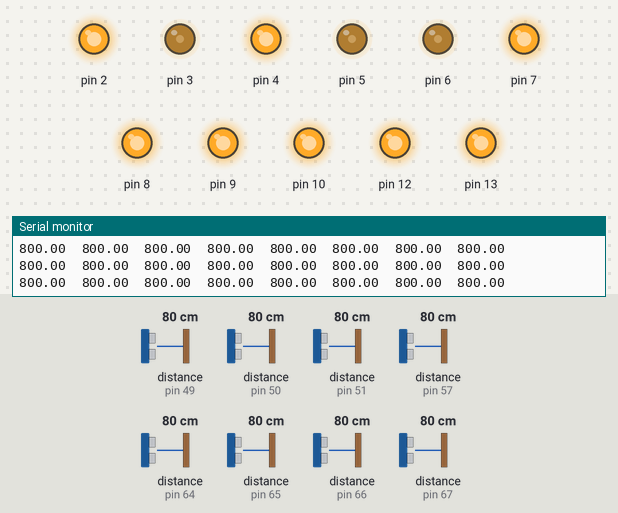
This sketch was run on a simulated Arduino Uno, built with avr-gcc and run on an emulated ATmega328P. On the bench: output pins drawn as LEDs (lit = HIGH), the last lines printed to the serial monitor. Inputs (shaded band) come from the test bench; at power-on: distance to the obstacle (sensors on pin 49, pin 51, pin 67, pin 50, pin 57, pin 65, pin 64, pin 66) 80 cm. Pins used as bus, display or sensor lines are not drawn.

Above: at 1.2 s.
1.3 s: distance to the obstacle (sensor on pin 49) set to 2 cm
4.3 s: distance to the obstacle (sensor on pin 51) set to 18 cm
At 7.2 s:
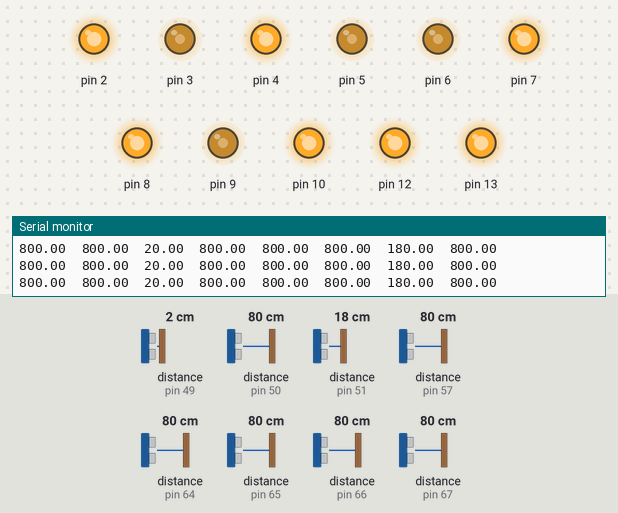
7.3 s: distance to the obstacle (sensor on pin 67) set to 250 cm
10.3 s: distance to the obstacle (sensor on pin 50) set to 2 cm
At 10.65 s:
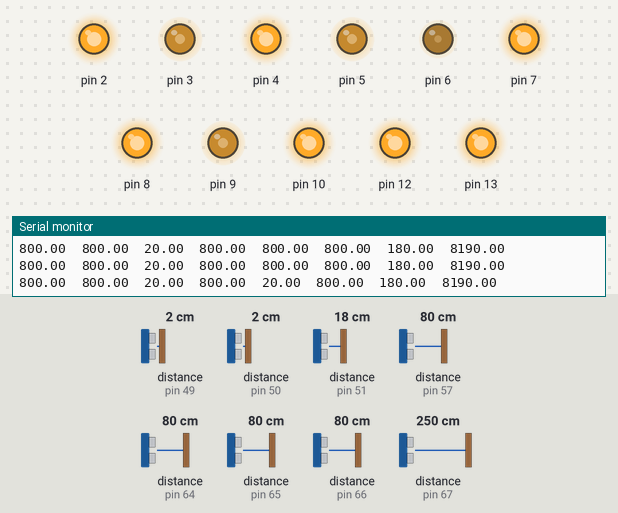
13.3 s: distance to the obstacle (sensor on pin 57) set to 2 cm
At 14.15 s:
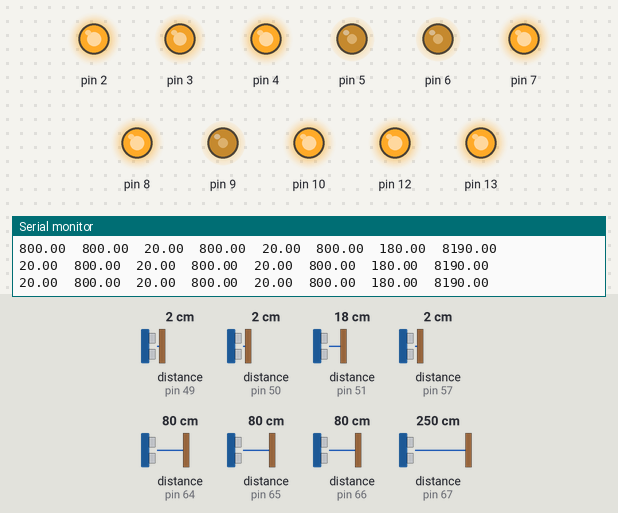
16.3 s: distance to the obstacle (sensor on pin 65) set to 2 cm
At 16.85 s:
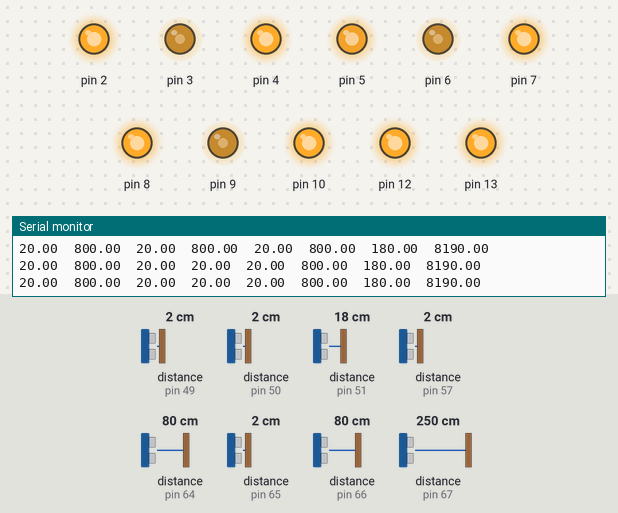
Timing chart, 0 to 20.3 s (numbered marks = the images above; inputs shaded):
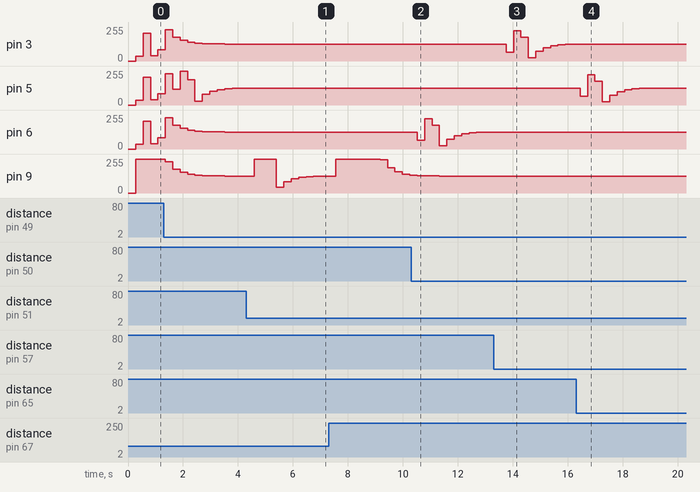

Measured:
- after the input at 4.3 s, pin 9: 127/255 → 255/255 after 0.29 s, → 45/255 0.81 s later, → 86/255 0.27 s later, → 106/255 0.27 s later, … (8 changes in this stretch)
- after the input at 10.3 s, pin 6: 127/255 → 67/255 after 0.22 s, → 226/255 0.27 s later, → 177/255 0.27 s later, → 23/255 0.27 s later, … (11 changes in this stretch)
- after the input at 13.3 s, pin 3: 127/255 → 67/255 after 0.46 s, → 226/255 0.27 s later, → 177/255 0.27 s later, → 23/255 0.27 s later, … (10 changes in this stretch)
- after the input at 16.3 s, pin 5: 127/255 → 67/255 after 0.15 s, → 226/255 0.27 s later, → 177/255 0.27 s later, → 23/255 0.27 s later, … (12 changes in this stretch)

The sketch:

multi_sensor.ino
```cpp
/* This example shows how to get single-shot range
 measurements from the VL53L0X. The sensor can optionally be
 configured with different ranging profiles, as described in
 the VL53L0X API user manual, to get better performance for
 a certain application. This code is based on the four
 "SingleRanging" examples in the VL53L0X API.

 The range readings are in units of mm. */

#include <Wire.h>
#include <VL53L0X.h>
#include "Adafruit_VL53L0X.h"

Adafruit_VL53L0X lox = Adafruit_VL53L0X();

VL53L0X sensor1,sensor2,sensor3,sensor4,sensor5,sensor6,sensor7,sensor8;

//parameter
float a=0.5;

float dis1c,dis2c,dis3c,dis4c,dis5c,dis6c,dis7c,dis8c,dis1,dis2,dis3,dis4;

float v1,v2,v3,v4;

float yp1,yp2,yp3,yp4;

float yc1,yc2,yc3,yc4;


// Uncomment this line to use long range mode. This
// increases the sensitivity of the sensor and extends its
// potential range, but increases the likelihood of getting
// an inaccurate reading because of reflections from objects
// other than the intended target. It works best in dark
// conditions.

//#define LONG_RANGE


// Uncomment ONE of these two lines to get
// - higher speed at the cost of lower accuracy OR
// - higher accuracy at the cost of lower speed

#define HIGH_SPEED
//#define HIGH_ACCURACY


void setup()
{
  Serial.begin(9600);
  Wire.begin();

  //set analog pin
  pinMode(3, OUTPUT);
  pinMode(5, OUTPUT);
  pinMode(6, OUTPUT);
  pinMode(9, OUTPUT);

  pinMode(0, OUTPUT);
  pinMode(7, OUTPUT);
  pinMode(2, OUTPUT);
  pinMode(4, OUTPUT);
  pinMode(10, OUTPUT);
  pinMode(8, OUTPUT);
  pinMode(12, OUTPUT);
  pinMode(13, OUTPUT);


  //reset
  digitalWrite(0,LOW);
  digitalWrite(7,LOW);
  digitalWrite(2,LOW);
  digitalWrite(4,LOW);
  digitalWrite(10,LOW);
  digitalWrite(8,LOW);
  digitalWrite(12,LOW);
  digitalWrite(13,LOW);
  delay(10);

  digitalWrite(0,HIGH);
  digitalWrite(7,HIGH);
  digitalWrite(2,HIGH);
  digitalWrite(4,HIGH);
  digitalWrite(10,HIGH);
  digitalWrite(8,HIGH);
  digitalWrite(12,HIGH);
  digitalWrite(13,HIGH);

  //set 1 address
  digitalWrite(7,LOW);
  digitalWrite(2,LOW);
  digitalWrite(4,LOW);
  digitalWrite(10,LOW);
  digitalWrite(8,LOW);
  digitalWrite(12,LOW);
  digitalWrite(13,LOW);
  lox.begin(0x39);// put any address between 0x29 to 0x7F

  //set 2 address
  digitalWrite(7,HIGH);
  lox.begin(0x40);

  //set 3 address
  digitalWrite(2,HIGH);
  lox.begin(0x31);

  //set 4 address
  digitalWrite(4,HIGH);
  lox.begin(0x41);

  digitalWrite(10,HIGH);
  lox.begin(0x32);

  digitalWrite(8,HIGH);
  lox.begin(0x42);

  digitalWrite(12,HIGH);
  lox.begin(0x33);

  digitalWrite(13,HIGH);
  lox.begin(0x43);

  //initial
  sensor1.setAddress(0x39);
  sensor2.setAddress(0x40);
  sensor3.setAddress(0x31);
  sensor4.setAddress(0x41);
  sensor5.setAddress(0x32);
  sensor6.setAddress(0x42);
  sensor7.setAddress(0x33);
  sensor8.setAddress(0x43);

  sensor1.init();
  sensor2.init();
  sensor3.init();
  sensor4.init();
  sensor5.init();
  sensor6.init();
  sensor7.init();
  sensor8.init();

  sensor1.setTimeout(500);
  sensor2.setTimeout(500);
  sensor3.setTimeout(500);
  sensor4.setTimeout(500);
  sensor5.setTimeout(500);
  sensor6.setTimeout(500);
  sensor7.setTimeout(500);
  sensor8.setTimeout(500);

#if defined LONG_RANGE
  // lower the return signal rate limit (default is 0.25 MCPS)
  sensor.setSignalRateLimit(0.1);
  // increase laser pulse periods (defaults are 14 and 10 PCLKs)
  sensor.setVcselPulsePeriod(VL53L0X::VcselPeriodPreRange, 18);
  sensor.setVcselPulsePeriod(VL53L0X::VcselPeriodFinalRange, 14);
#endif

#if defined HIGH_SPEED
  // reduce timing budget to 20 ms (default is about 33 ms)
  sensor1.setMeasurementTimingBudget(20000);
  sensor2.setMeasurementTimingBudget(20000);
  sensor3.setMeasurementTimingBudget(20000);
  sensor4.setMeasurementTimingBudget(20000);
  sensor5.setMeasurementTimingBudget(20000);
  sensor6.setMeasurementTimingBudget(20000);
  sensor7.setMeasurementTimingBudget(20000);
  sensor8.setMeasurementTimingBudget(20000);
#elif defined HIGH_ACCURACY
  // increase timing budget to 200 ms
  sensor.setMeasurementTimingBudget(200000);
#endif
}

void loop()
{
  dis1c=sensor1.readRangeSingleMillimeters();
  dis2c=sensor2.readRangeSingleMillimeters();
  dis3c=sensor3.readRangeSingleMillimeters();
  dis4c=sensor4.readRangeSingleMillimeters();
  dis5c=sensor5.readRangeSingleMillimeters();
  dis6c=sensor6.readRangeSingleMillimeters();
  dis7c=sensor7.readRangeSingleMillimeters();
  dis8c=sensor8.readRangeSingleMillimeters();

  dis1=(dis1c+dis2c)/2;
  dis2=(dis3c+dis4c)/2;
  dis3=(dis5c+dis6c)/2;
  dis4=(dis7c+dis8c)/2;


  yc1=a*dis1+(1-a)*yp1;
  yc2=a*dis2+(1-a)*yp2;
  yc3=a*dis3+(1-a)*yp3;
  yc4=a*dis4+(1-a)*yp4;

  v1=(yc1-yp1)/20;
  v2=(yc2-yp2)/20;
  v3=(yc3-yp3)/20;
  v4=(yc4-yp4)/20;


  //Serial.print(yc1,2);
  //Serial.print('\t');
  //Serial.print(yc2,2);
  //Serial.print('\t');
  //Serial.print(yc3,2);
  //Serial.print('\t');
  //Serial.print(yc4,2);
  Serial.print(dis1c,2);
  Serial.print('\t');
  Serial.print(dis2c,2);
  Serial.print('\t');
  Serial.print(dis3c,2);
  Serial.print('\t');
  Serial.print(dis4c,2);
  Serial.print('\t');
  Serial.print(dis5c,2);
  Serial.print('\t');
  Serial.print(dis6c,2);
  Serial.print('\t');
  Serial.print(dis7c,2);
  Serial.print('\t');
  Serial.print(dis8c,2);

  analogWrite(3,255*(v1+1.5)/3);
  analogWrite(5,255*(v2+1.5)/3);
  analogWrite(6,255*(v3+1.5)/3);
  analogWrite(9,255*(v4+1.5)/3);

  if (sensor1.timeoutOccurred()) { Serial.print(" TIMEOUT"); }
  if (sensor2.timeoutOccurred()) { Serial.print(" TIMEOUT"); }
  if (sensor3.timeoutOccurred()) { Serial.print(" TIMEOUT"); }
  if (sensor4.timeoutOccurred()) { Serial.print(" TIMEOUT"); }
  if (sensor5.timeoutOccurred()) { Serial.print(" TIMEOUT"); }
  if (sensor6.timeoutOccurred()) { Serial.print(" TIMEOUT"); }
  if (sensor7.timeoutOccurred()) { Serial.print(" TIMEOUT"); }
  if (sensor8.timeoutOccurred()) { Serial.print(" TIMEOUT"); }

  Serial.println();

  yp1=yc1;
  yp2=yc2;
  yp3=yc3;
  yp4=yc4;
}
```
